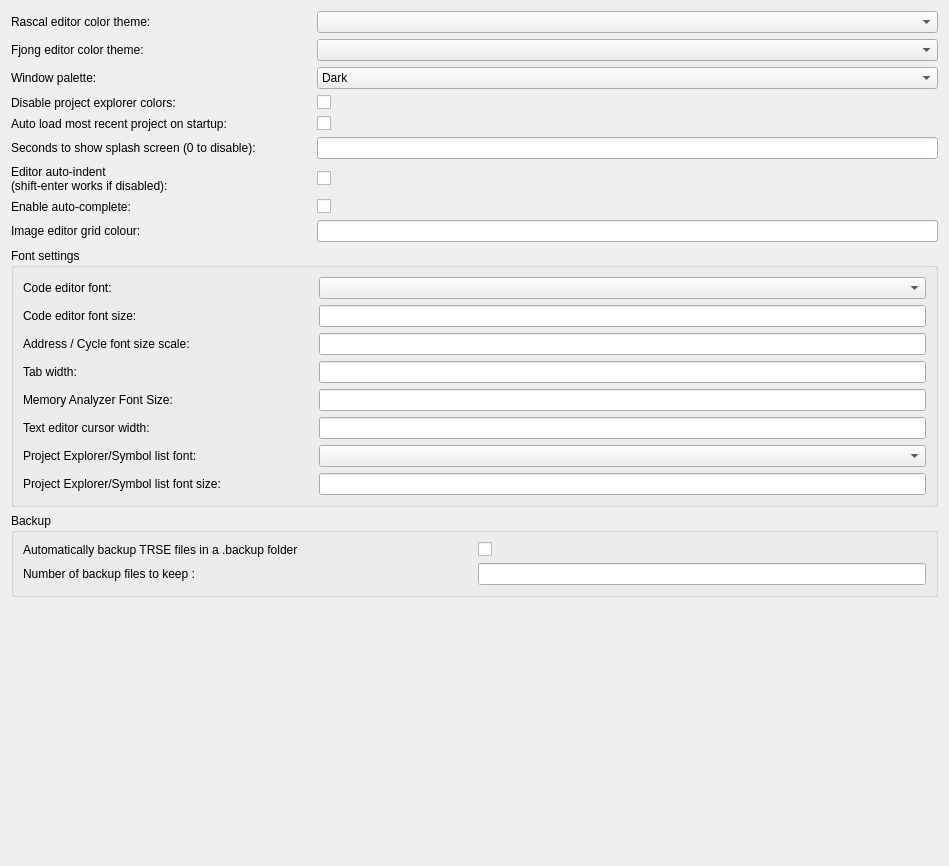
           <widget class="QWidget" name="scrollAreaWidgetContents_4">
            <property name="geometry">
             <rect>
              <x>0</x>
              <y>0</y>
              <width>949</width>
              <height>866</height>
             </rect>
            </property>
            <layout class="QGridLayout" name="gridLayout_26">
             <item row="0" column="0">
              <layout class="QGridLayout" name="gridLayout_5">
               <item row="1" column="2">
                <widget class="QComboBox" name="cmbThemeFjong"/>
               </item>
               <item row="4" column="0">
                <widget class="QLabel" name="label_76">
                 <property name="text">
                  <string>Auto load most recent project on startup:</string>
                 </property>
                </widget>
               </item>
               <item row="2" column="2">
                <widget class="QComboBox" name="cmbPalette">
                 <item>
                  <property name="text">
                   <string>Dark</string>
                  </property>
                 </item>
                 <item>
                  <property name="text">
                   <string>Light</string>
                  </property>
                 </item>
                </widget>
               </item>
               <item row="8" column="0">
                <widget class="QLabel" name="label_69">
                 <property name="text">
                  <string>Image editor grid colour:</string>
                 </property>
                </widget>
               </item>
               <item row="6" column="0">
                <widget class="QLabel" name="label_56">
                 <property name="text">
                  <string>Editor auto-indent
(shift-enter works if disabled):</string>
                 </property>
                </widget>
               </item>
               <item row="5" column="2">
                <widget class="QLineEdit" name="leSplashSeconds"/>
               </item>
               <item row="3" column="2">
                <widget class="QCheckBox" name="chkDisableFileColors">
                 <property name="text">
                  <string/>
                 </property>
                </widget>
               </item>
               <item row="3" column="0">
                <widget class="QLabel" name="label_41">
                 <property name="text">
                  <string>Disable project explorer colors:</string>
                 </property>
                </widget>
               </item>
               <item row="8" column="2">
                <widget class="QLineEdit" name="leGridColor"/>
               </item>
               <item row="7" column="2">
                <widget class="QCheckBox" name="chkAutoComplete">
                 <property name="text">
                  <string/>
                 </property>
                </widget>
               </item>
               <item row="0" column="0">
                <widget class="QLabel" name="label_3">
                 <property name="minimumSize">
                  <size>
                   <width>300</width>
                   <height>0</height>
                  </size>
                 </property>
                 <property name="text">
                  <string>Rascal editor color theme:</string>
                 </property>
                </widget>
               </item>
               <item row="1" column="0">
                <widget class="QLabel" name="label_21">
                 <property name="text">
                  <string>Fjong editor color theme:</string>
                 </property>
                </widget>
               </item>
               <item row="6" column="2">
                <widget class="QCheckBox" name="chkAutoIndent">
                 <property name="text">
                  <string/>
                 </property>
                </widget>
               </item>
               <item row="7" column="0">
                <widget class="QLabel" name="label_62">
                 <property name="text">
                  <string>Enable auto-complete:</string>
                 </property>
                </widget>
               </item>
               <item row="0" column="2">
                <widget class="QComboBox" name="cmbTheme"/>
               </item>
               <item row="2" column="0">
                <widget class="QLabel" name="label_8">
                 <property name="text">
                  <string>Window palette:</string>
                 </property>
                </widget>
               </item>
               <item row="5" column="0">
                <widget class="QLabel" name="label_47">
                 <property name="text">
                  <string>Seconds to show splash screen (0 to disable):</string>
                 </property>
                </widget>
               </item>
               <item row="4" column="2">
                <widget class="QCheckBox" name="chkAutoLoadRecent">
                 <property name="text">
                  <string/>
                 </property>
                </widget>
               </item>
              </layout>
             </item>
             <item row="1" column="0">
              <widget class="QGroupBox" name="groupBox">
               <property name="title">
                <string>Font settings</string>
               </property>
               <layout class="QGridLayout" name="gridLayout_21">
                <item row="0" column="0">
                 <layout class="QGridLayout" name="gridLayout_4">
                  <item row="7" column="1">
                   <widget class="QLineEdit" name="leCursorWidth">
                    <property name="inputMask">
                     <string>99</string>
                    </property>
                   </widget>
                  </item>
                  <item row="1" column="0">
                   <widget class="QLabel" name="label_5">
                    <property name="text">
                     <string>Code editor font size:</string>
                    </property>
                   </widget>
                  </item>
                  <item row="6" column="1">
                   <widget class="QLineEdit" name="leFontSizeMemoryAnalyzer">
                    <property name="inputMask">
                     <string>99</string>
                    </property>
                   </widget>
                  </item>
                  <item row="6" column="0">
                   <widget class="QLabel" name="label_9">
                    <property name="text">
                     <string>Memory Analyzer Font Size:</string>
                    </property>
                   </widget>
                  </item>
                  <item row="9" column="0">
                   <widget class="QLabel" name="label_37">
                    <property name="text">
                     <string>Project Explorer/Symbol list font size:</string>
                    </property>
                   </widget>
                  </item>
                  <item row="8" column="1">
                   <widget class="QComboBox" name="cmbFontSymbols"/>
                  </item>
                  <item row="2" column="0">
                   <widget class="QLabel" name="label_52">
                    <property name="text">
                     <string>Address / Cycle font size scale:</string>
                    </property>
                   </widget>
                  </item>
                  <item row="8" column="0">
                   <widget class="QLabel" name="label_36">
                    <property name="text">
                     <string>Project Explorer/Symbol list font:</string>
                    </property>
                   </widget>
                  </item>
                  <item row="3" column="1">
                   <widget class="QLineEdit" name="leTabWidth">
                    <property name="inputMask">
                     <string>99</string>
                    </property>
                   </widget>
                  </item>
                  <item row="9" column="1">
                   <widget class="QLineEdit" name="leFontSizeSymbols">
                    <property name="inputMask">
                     <string>99</string>
                    </property>
                   </widget>
                  </item>
                  <item row="3" column="0">
                   <widget class="QLabel" name="label_4">
                    <property name="text">
                     <string>Tab width:</string>
                    </property>
                   </widget>
                  </item>
                  <item row="0" column="1">
                   <widget class="QComboBox" name="cbmFont"/>
                  </item>
                  <item row="0" column="0">
                   <widget class="QLabel" name="label_57">
                    <property name="minimumSize">
                     <size>
                      <width>290</width>
                      <height>0</height>
                     </size>
                    </property>
                    <property name="text">
                     <string>Code editor font:</string>
                    </property>
                   </widget>
                  </item>
                  <item row="1" column="1">
                   <widget class="QLineEdit" name="leFontSize">
                    <property name="inputMask">
                     <string>99</string>
                    </property>
                   </widget>
                  </item>
                  <item row="7" column="0">
                   <widget class="QLabel" name="label_29">
                    <property name="text">
                     <string>Text editor cursor width:</string>
                    </property>
                   </widget>
                  </item>
                  <item row="2" column="1">
                   <widget class="QLineEdit" name="leFontScale"/>
                  </item>
                 </layout>
                </item>
               </layout>
              </widget>
             </item>
             <item row="2" column="0">
              <widget class="QGroupBox" name="groupBox_11">
               <property name="title">
                <string>Backup</string>
               </property>
               <layout class="QGridLayout" name="gridLayout_23">
                <item row="0" column="0">
                 <layout class="QGridLayout" name="gridLayout_22" columnstretch="1,1" columnminimumwidth="1,1">
                  <item row="0" column="1">
                   <widget class="QCheckBox" name="chkBackup">
                    <property name="text">
                     <string/>
                    </property>
                   </widget>
                  </item>
                  <item row="0" column="0">
                   <widget class="QLabel" name="label_43">
                    <property name="text">
                     <string>Automatically backup TRSE files in a .backup folder</string>
                    </property>
                   </widget>
                  </item>
                  <item row="1" column="0">
                   <widget class="QLabel" name="label_44">
                    <property name="text">
                     <string>Number of backup files to keep :</string>
                    </property>
                   </widget>
                  </item>
                  <item row="1" column="1">
                   <widget class="QLineEdit" name="leBackupFiles"/>
                  </item>
                 </layout>
                </item>
               </layout>
              </widget>
             </item>
             <item row="3" column="0">
              <spacer name="verticalSpacer_4">
               <property name="orientation">
                <enum>Qt::Orientation::Vertical</enum>
               </property>
               <property name="sizeHint" stdset="0">
                <size>
                 <width>20</width>
                 <height>40</height>
                </size>
               </property>
              </spacer>
             </item>
            </layout>
           </widget>
